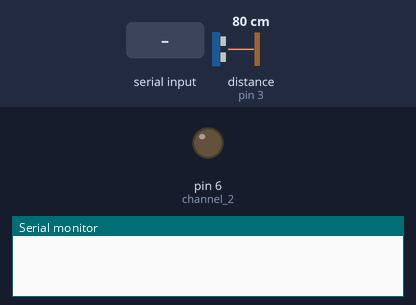
Recording of a sketch running on a simulated Arduino Uno, built with avr-gcc and run on an emulated ATmega328P. On the bench: output pins drawn as LEDs (lit = HIGH), the last lines printed to the serial monitor. Wiring (inferred from the names in the program): ultrasonic range finder: trigger pin 7; echo pin 3. The test bench sets the inputs (shaded band); at power-on: distance to the obstacle (sensor on pin 3) 80 cm. Pins used as bus, display or sensor lines are not drawn.

Above: at 1.2 s.
1.3 s: "90,45,200\n" received over the second serial link
At 2.4 s:
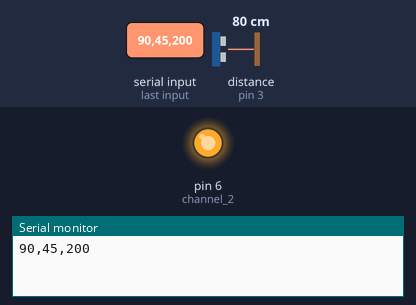
4.3 s: "5\n" received over the second serial link
At 4.7 s:
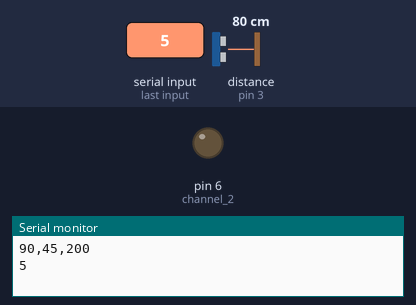
5.8 s: "1,90\n" received over the second serial link
At 7.0 s:
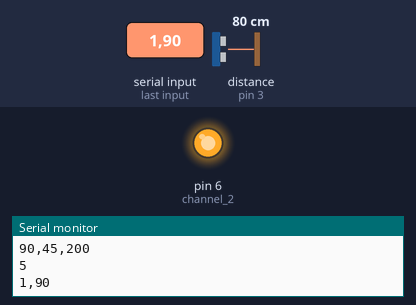
Timing chart, 0 to 8.3 s (numbered marks = the images above; inputs shaded):
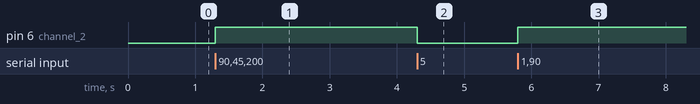

Measured:
- after the input at 1.3 s, pin 6 (channel_2): LOW → HIGH at once
- after the input at 4.3 s, pin 6 (channel_2): HIGH → LOW at once
- after the input at 5.8 s, pin 6 (channel_2): LOW → HIGH at once

The sketch:

Arduino.ino
```cpp
#include <TimerOne.h>
#include <SoftwareSerial.h>

SoftwareSerial ArduinoUno(2,13); //rx,tx at pin 2 in arduino (reciver)

unsigned char channel_1 = 7; // Output to Opto Triac pin, channel 1 comes from acdemar
unsigned char channel_2 = 6; // Output to Opto Triac pin, channel 1
unsigned char channel_3 = 8; // Output to Opto Triac pin, channel 1
unsigned char GPIO_Pin = 3; // at 3 in arduino SYN
int CH1 = 100;
int CH2 = 0;
int CH3 = 0;
unsigned char i=0;
unsigned char clock_tick=0;
String payload = ""; // store the payload comes from  nodeMCU


void zero_cross_int()
{

clock_tick=0;
}

String getValue(String data, char separator, int index) {
  int found = 0;
  int strIndex[] = {0, -1};
  int maxIndex = data.length() - 1;
  for (int i = 0; i <= maxIndex && found <= index; i++) {
    if (data.charAt(i) == separator || i == maxIndex) {
      found++;
      strIndex[0] = strIndex[1] + 1;
      strIndex[1] = (i == maxIndex) ? i + 1 : i;
    }
  }
  return found > index ? data.substring(strIndex[0], strIndex[1]) : "";
}


void setup() {
 pinMode(channel_1, OUTPUT);// Set AC Load pin as output >>>>> pinMode(pin, mode)


  pinMode(channel_2, OUTPUT);// Set AC Load pin as output

 pinMode(channel_3, OUTPUT);// Set AC Load pin as output


attachInterrupt(digitalPinToInterrupt(GPIO_Pin), zero_cross_int, RISING); // when the interput accurs will call zero_cross_int function  >> RISING : when the ping goes from low to high
Timer1.initialize(83); // waite 83 ms to do attachInterrupt
Timer1.attachInterrupt( timerIsr ); // after coplite 83 ms call timerIsr function

ArduinoUno.begin(9600);
Serial.begin(9600);

}

void timerIsr()
{
clock_tick++;// counter

if (CH1==clock_tick)
{
digitalWrite(channel_1, HIGH); // triac firing
delayMicroseconds(8.33); // wait 83 untill go back to cross zero half wave
digitalWrite(channel_1, LOW); // triac Off
}

if (CH3==clock_tick)
{
digitalWrite(channel_3, HIGH); // triac firing
delayMicroseconds(8.33);
digitalWrite(channel_3, LOW); // triac Off
}

}


void loop() {

while (ArduinoUno.available()){// software comuncation >> available : means at nodeMCU there is a code says nodeMCU.println(payload);
payload = ArduinoUno.readStringUntil('\r\n');// read until enter اللي هي من println
Serial.println(payload);// optional to konw what will recive for ex 100,100,50
CH1 = getValue(payload, ',', 0).toInt();// السترينق كامل و ايش اللي يفصل بينهم بالاندكس و يحولها بالاخير الى رقم
CH2 = getValue(payload, ',', 1).toInt();
CH3 = getValue(payload, ',', 2).toInt();

}
digitalWrite(channel_2,CH2);
}
```
